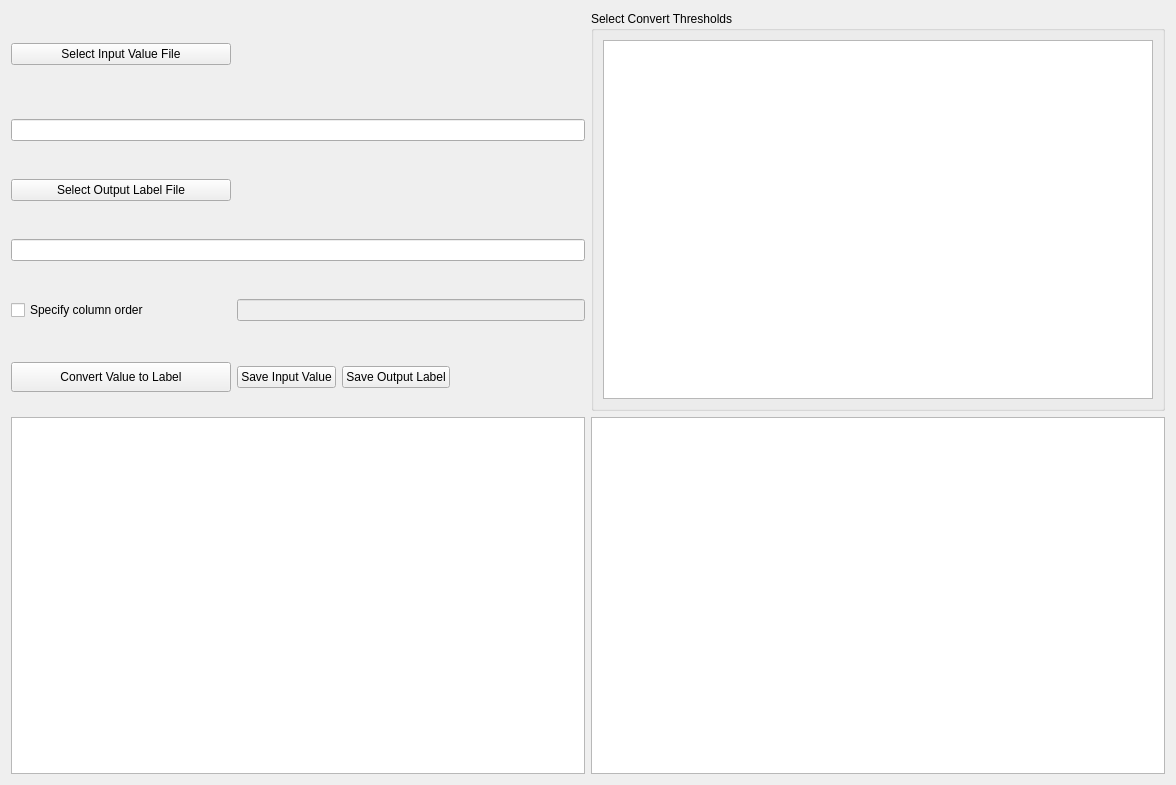
<?xml version="1.0" encoding="UTF-8"?>
<ui version="4.0">
 <class>ConvertBayesData</class>
 <widget class="QWidget" name="ConvertBayesData">
  <property name="geometry">
   <rect>
    <x>0</x>
    <y>0</y>
    <width>1176</width>
    <height>785</height>
   </rect>
  </property>
  <property name="windowTitle">
   <string>Convert Bayes Data Tool</string>
  </property>
  <layout class="QGridLayout" name="gridLayout">
   <item row="8" column="1">
    <widget class="QTableView" name="tblLabel">
     <property name="minimumSize">
      <size>
       <width>0</width>
       <height>350</height>
      </size>
     </property>
    </widget>
   </item>
   <item row="8" column="0">
    <widget class="QTableView" name="tblValue">
     <property name="minimumSize">
      <size>
       <width>0</width>
       <height>350</height>
      </size>
     </property>
    </widget>
   </item>
   <item row="2" column="0">
    <layout class="QHBoxLayout" name="horizontalLayout_5">
     <item>
      <widget class="QPushButton" name="btnLabel">
       <property name="minimumSize">
        <size>
         <width>220</width>
         <height>0</height>
        </size>
       </property>
       <property name="text">
        <string>Select Output Label File</string>
       </property>
      </widget>
     </item>
     <item>
      <spacer name="horizontalSpacer_3">
       <property name="orientation">
        <enum>Qt::Horizontal</enum>
       </property>
       <property name="sizeHint" stdset="0">
        <size>
         <width>40</width>
         <height>0</height>
        </size>
       </property>
      </spacer>
     </item>
    </layout>
   </item>
   <item row="0" column="0">
    <layout class="QHBoxLayout" name="horizontalLayout_2">
     <property name="spacing">
      <number>9</number>
     </property>
     <item>
      <widget class="QPushButton" name="btnValue">
       <property name="minimumSize">
        <size>
         <width>220</width>
         <height>0</height>
        </size>
       </property>
       <property name="text">
        <string>Select Input Value File</string>
       </property>
      </widget>
     </item>
     <item>
      <spacer name="horizontalSpacer_2">
       <property name="orientation">
        <enum>Qt::Horizontal</enum>
       </property>
       <property name="sizeHint" stdset="0">
        <size>
         <width>40</width>
         <height>0</height>
        </size>
       </property>
      </spacer>
     </item>
    </layout>
   </item>
   <item row="4" column="0">
    <layout class="QHBoxLayout" name="horizontalLayout">
     <item>
      <widget class="QCheckBox" name="chbColumn">
       <property name="minimumSize">
        <size>
         <width>220</width>
         <height>0</height>
        </size>
       </property>
       <property name="text">
        <string>Specify column order</string>
       </property>
      </widget>
     </item>
     <item>
      <widget class="QLineEdit" name="txtColumnOrder">
       <property name="enabled">
        <bool>false</bool>
       </property>
      </widget>
     </item>
    </layout>
   </item>
   <item row="1" column="0">
    <widget class="QLineEdit" name="txtValueFile"/>
   </item>
   <item row="0" column="1" rowspan="6">
    <widget class="QGroupBox" name="groupBox">
     <property name="sizePolicy">
      <sizepolicy hsizetype="Preferred" vsizetype="Preferred">
       <horstretch>0</horstretch>
       <verstretch>3</verstretch>
      </sizepolicy>
     </property>
     <property name="minimumSize">
      <size>
       <width>0</width>
       <height>400</height>
      </size>
     </property>
     <property name="styleSheet">
      <string notr="true"/>
     </property>
     <property name="title">
      <string>Select Convert Thresholds</string>
     </property>
     <layout class="QGridLayout" name="gridLayout_3">
      <item row="0" column="0">
       <widget class="QTableView" name="tblThreshold"/>
      </item>
     </layout>
    </widget>
   </item>
   <item row="5" column="0">
    <layout class="QHBoxLayout" name="horizontalLayout_4">
     <item>
      <widget class="QPushButton" name="btnConvert">
       <property name="minimumSize">
        <size>
         <width>220</width>
         <height>30</height>
        </size>
       </property>
       <property name="text">
        <string>Convert Value to Label</string>
       </property>
      </widget>
     </item>
     <item>
      <widget class="QPushButton" name="btnSaveValue">
       <property name="enabled">
        <bool>true</bool>
       </property>
       <property name="text">
        <string>Save Input Value</string>
       </property>
      </widget>
     </item>
     <item>
      <widget class="QPushButton" name="btnSaveLabel">
       <property name="text">
        <string>Save Output Label</string>
       </property>
      </widget>
     </item>
     <item>
      <spacer name="horizontalSpacer">
       <property name="orientation">
        <enum>Qt::Horizontal</enum>
       </property>
       <property name="sizeHint" stdset="0">
        <size>
         <width>40</width>
         <height>20</height>
        </size>
       </property>
      </spacer>
     </item>
    </layout>
   </item>
   <item row="3" column="0">
    <widget class="QLineEdit" name="txtLabelFile"/>
   </item>
  </layout>
 </widget>
 <resources/>
 <connections/>
</ui>
